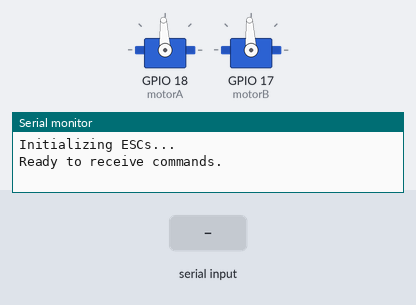
Bench run of a sketch on a simulated ESP32. On the bench: 2 × servo, the last lines printed to the serial monitor. The inputs (shaded band) are chosen by the test bench.

Above: at 4.2 s.
4.3 s: "d" received over Serial
At 6.1 s:
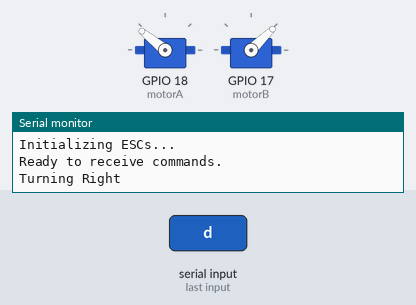
7.3 s: "a" received over Serial
At 7.75 s:
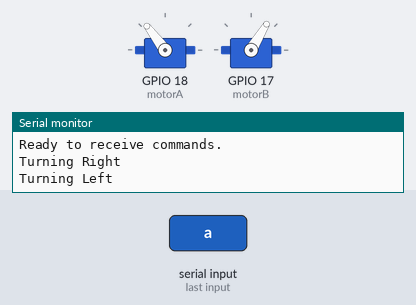
10.3 s: "s" received over Serial
At 10.47 s:
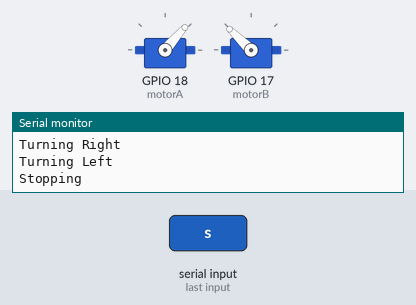
Timing chart, 0 to 13.3 s (numbered marks = the images above; inputs shaded):
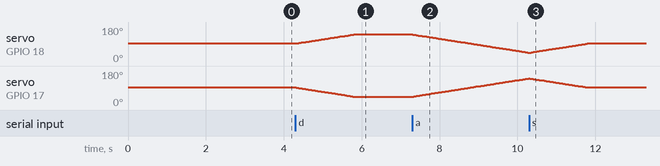

Measured:
- after the input at 4.3 s, servo on GPIO 18 (motorA): moves from 93° to 141° over 1.5 s, starting at once; servo on GPIO 17 (motorB): moves from 93° to 44° over 1.5 s, starting at once
- after the input at 7.3 s, servo on GPIO 18 (motorA): moves from 141° to 44° over 3.0 s, starting at once; servo on GPIO 17 (motorB): moves from 44° to 141° over 3.0 s, starting at once
- after the input at 10.3 s, servo on GPIO 18 (motorA): moves from 44° to 93° over 1.5 s, starting at once; servo on GPIO 17 (motorB): moves from 141° to 93° over 1.5 s, starting at once

The sketch:

Thrusters.ino
```cpp
#include <ESP32Servo.h>

Servo motorA;
Servo motorB;

const int neutralPWM = 1500;
const int fullForwardPWM = 2000;
const int fullReversePWM = 1000;
const int rampStep = 10;  // Increase/decrease speed in steps
const int rampDelay = 30; // Time delay between steps

int currentSpeedA = neutralPWM;
int currentSpeedB = neutralPWM;
int targetSpeedA = neutralPWM;
int targetSpeedB = neutralPWM;
char command = 's';  // Default to stop

void setup() {
    Serial.begin(115200);
    motorA.attach(18);
    motorB.attach(17);

    Serial.println("Initializing ESCs...");
    motorA.writeMicroseconds(neutralPWM);
    motorB.writeMicroseconds(neutralPWM);
    delay(3000);

    Serial.println("Ready to receive commands.");
}

void loop() {
    if (Serial.available() > 0) {
        command = Serial.read();
        Serial.flush();

        // Set target speeds based on command
        if (command == 'd') {
            Serial.println("Turning Right");
            targetSpeedA = fullForwardPWM;
            targetSpeedB = fullReversePWM;
        }
        else if (command == 'a') {
            Serial.println("Turning Left");
            targetSpeedA = fullReversePWM;
            targetSpeedB = fullForwardPWM;
        }
        else if (command == 's') {
            Serial.println("Stopping");
            targetSpeedA = neutralPWM;
            targetSpeedB = neutralPWM;
        }
    }

    // Gradually adjust speed for both motors **at the same time**
    if (currentSpeedA != targetSpeedA || currentSpeedB != targetSpeedB) {
        if (currentSpeedA < targetSpeedA) currentSpeedA += rampStep;
        else if (currentSpeedA > targetSpeedA) currentSpeedA -= rampStep;

        if (currentSpeedB < targetSpeedB) currentSpeedB += rampStep;
        else if (currentSpeedB > targetSpeedB) currentSpeedB -= rampStep;

        motorA.writeMicroseconds(currentSpeedA);
        motorB.writeMicroseconds(currentSpeedB);
    }

    delay(rampDelay);  // Small delay for smoother updates
}
```
